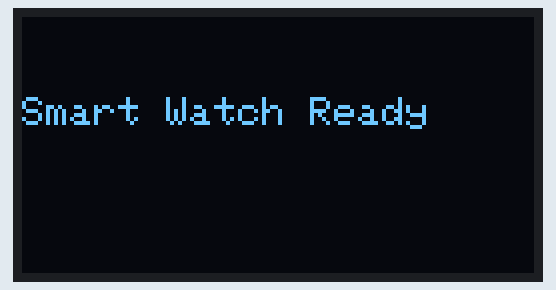
This sketch was run on a simulated ESP8266 (NodeMCU). On the bench: 128×64 one-colour display. WiFi joins after 1.5 s; servers stay silent unless stated; the local clock reads 2024-03-15 10:24:30 at power-on unless the sketch sets it.

Above: at 1.6 s.
At 3.2 s:
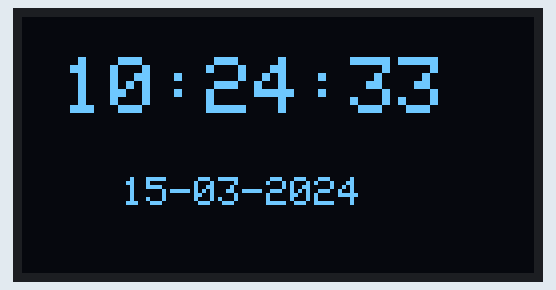
At 7.3 s:
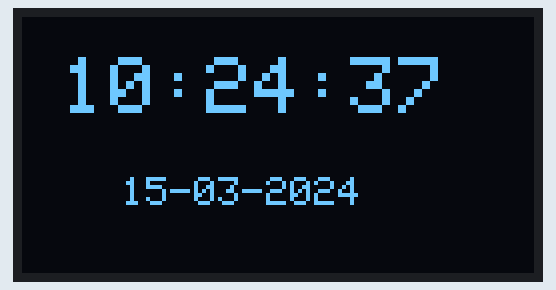
At 11.4 s:
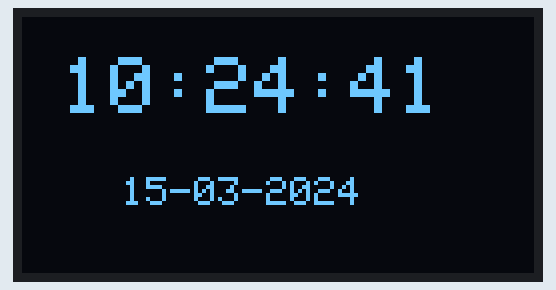
At 20.6 s:
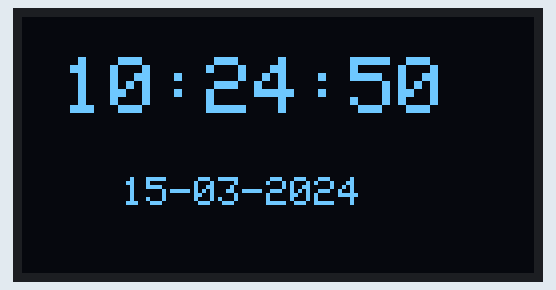
At 38.0 s:
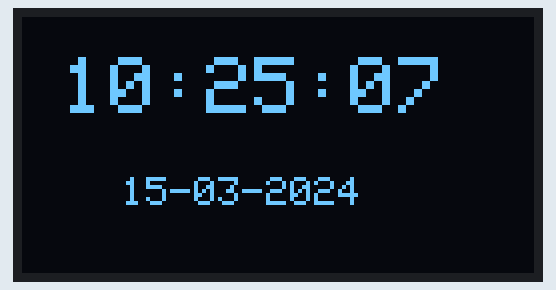

The sketch:

sketch_nodemcuwatch.ino
```cpp
#include <ESP8266WiFi.h>
#include <Wire.h>
#include <Adafruit_GFX.h>
#include <Adafruit_SSD1306.h>
#include <time.h>

// -------- OLED --------
#define SCREEN_WIDTH 128
#define SCREEN_HEIGHT 64
Adafruit_SSD1306 display(SCREEN_WIDTH, SCREEN_HEIGHT, &Wire, -1);

// -------- WiFi --------
const char* ssid = "TP-LINK_DA28";
const char* password = "59555803";

// -------- Time --------
const char* ntpServer = "pool.ntp.org";
const long  gmtOffset_sec = 5 * 3600 + 45 * 60;   // Nepal Time (GMT +5:45)
const int   daylightOffset_sec = 0;

void setup() {
  Serial.begin(115200);

  // OLED Init (NodeMCU I2C pins)
  Wire.begin(D2, D1);   // SDA, SCL

  if (!display.begin(SSD1306_SWITCHCAPVCC, 0x3C)) {
    Serial.println("OLED not found");
    while (true);
  }

  display.clearDisplay();
  display.setTextColor(WHITE);

  // WiFi Connect
  display.setTextSize(1);
  display.setCursor(0, 20);
  display.println("Connecting WiFi...");
  display.display();

  WiFi.begin(ssid, password);
  while (WiFi.status() != WL_CONNECTED) {
    delay(500);
  }

  // Time Init
  configTime(gmtOffset_sec, daylightOffset_sec, ntpServer);

  display.clearDisplay();
  display.setCursor(0, 20);
  display.println("Smart Watch Ready");
  display.display();
  delay(1500);
}

void loop() {
  time_t now = time(nullptr);
  struct tm* timeinfo = localtime(&now);

  display.clearDisplay();

  // ---- TIME ----
  display.setTextSize(2);
  display.setCursor(10, 10);
  display.printf("%02d:%02d:%02d",
                 timeinfo->tm_hour,
                 timeinfo->tm_min,
                 timeinfo->tm_sec);

  // ---- DATE ----
  display.setTextSize(1);
  display.setCursor(25, 40);
  display.printf("%02d-%02d-%04d",
                 timeinfo->tm_mday,
                 timeinfo->tm_mon + 1,
                 timeinfo->tm_year + 1900);

  display.display();
  delay(1000);
}
```

Measured:
- what the display in image 0 shows lasts 1.5 s, from 1.6 s to 3.1 s
- what the display in image 1 shows lasts 1.0 s, from 3.1 s to 4.1 s
